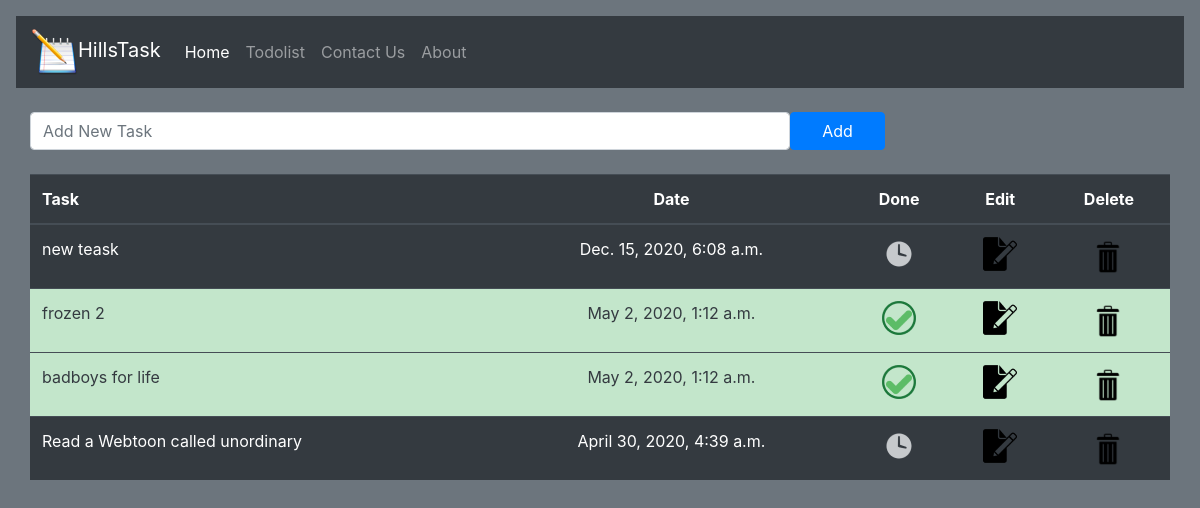
Screenshot of /todolist with the database file from the repository.
### todolist/models.py (models this page shows, shortened)
class TaskList(models.Model):
    task = models.CharField(max_length=300)
    done = models.BooleanField(default=False)
    time = models.DateTimeField(auto_now=True)
    class Meta:
        ordering = ['-time']

### todolist/views.py (the view)
# urls.py: path('', homepage, name='home'),
def homepage(request):
    if request.method == 'POST':
        form = TaskForm(request.POST or None)
        if form.is_valid():
            form.save()
        messages.success(request, ('New Task Added!'))
        return redirect('home')
    else:
        task = TaskList.objects.all()
        paginator = Paginator(task, 5)
        page = request.GET.get('pg')
        task = paginator.get_page(page)
        context = {'form': task}
        return render(request, 'homepage.html', context)

### todolist/templates/homepage.html (shortened to what this page needs)
{% extends 'base.html' %}
{% load static %}
{% block content %}
<br />
<form method="POST" class="row">
    <input type="text" class="form-control col-lg-8" placeholder="Add New Task" name='task'>
    <button type="submit" class="btn btn-primary col-lg-1">Add</button>
</form>
<br />
<div class="row row-cols-12">
    <table class="table table-dark table-hover">
        <thead class="thead-dark">
            <tr>
            <th scope="col">Task</th>
            <th scope="col" class="text-center">Date</th>
            <th scope="col" class="text-center">Done</th>
            <th scope="col" class="text-center">Edit</th>
            <th scope="col" class="text-center">Delete</th>
            </tr>
        </thead>
        <tbody>
            {% if form %}
                {% for tasks in form %}
                    {% if tasks.done %}
                        <tr class="table-success">
                            <td class="text-dark">{{ tasks.task }}</td>
                            <td class="text-center text-dark">{{ tasks.time }}</td>
                            <td class="text-center text-dark"><a href="{% url 'task' tasks.id %}"><img src="{% static 'images/done.png' %}" alt="HillsTask"></a></td>
                            <td class="text-center text-dark"><a href="{% url 'edit' tasks.id %}"><img src="{% static 'images/e.png' %}" alt="HillsTask"></a></td>
                            <td class="text-center text-dark"><a href="{% url 'delete' tasks.id %}"><img src="{% static 'images/d.png' %}" alt="HillsTask"></a></td>
                        </tr>
                    {% else %}
                        <tr>
                            <td>{{ tasks.task }}</td>
                            <td class="text-center">{{ tasks.time }}</td>
                            <td class="text-center"><a href="{% url 'task' tasks.id %}"><img src="{% static 'images/p.png' %}" alt="HillsTask"></a></td>
                            <td class="text-center"><a href="{% url 'edit' tasks.id %}"><img src="{% static 'images/e.png' %}" alt="HillsTask"></a></td>
                            <td class="text-center"><a href="{% url 'delete' tasks.id %}"><img src="{% static 'images/d.png' %}" alt="HillsTask"></a></td>
                        </tr>
                    {% endif %}
                {% endfor %}
            {% endif %}
        </tbody>
    </table>
</div>
{% endblock content%}

### templates/base.html (shortened to what this page needs)
<!doctype html>
{% load static %}
<html lang="en">
  <head>
    <link rel="stylesheet" href="https://stackpath.bootstrapcdn.com/bootstrap/4.4.1/css/bootstrap.min.css">
  </head>
  <nav class="navbar navbar-expand-lg navbar-dark bg-dark">
  <a class="navbar-brand" href="{% url 'index' %}"><img src="{% static 'images/g.png' %}" alt="HillsTask">HillsTask</a>
  <div class="collapse navbar-collapse" id="navbarNav">
    <ul class="navbar-nav">
      <li class="nav-item active">
        <a class="nav-link" href="{% url 'index' %}">Home<span class="sr-only">(current)</span></a>
      </li>
      <li class="nav-item">
        <a class="nav-link" href="{% url 'home' %}">Todolist</a>
      </li>
      <li class="nav-item">
        <a class="nav-link" href="{% url 'contact' %}">Contact Us</a>
      </li>
      <li class="nav-item">
        <a class="nav-link" href="{% url 'about' %}">About</a>
      </li>
    </ul>
  </div>
</nav>
  <body class="p-3 mb-2 bg-secondary text-white">
    <div class='container'>
        {% block content %}
        {% endblock content%}
    </div>
  </body>
</html>

### rows the page displays
TaskList: task "new teask", time "Dec. 15, 2020, 6:08 a.m.", done False (drawn)
TaskList: task "frozen 2", time "May 2, 2020, 1:12 a.m.", done True (drawn)
TaskList: task "badboys for life", time "May 2, 2020, 1:12 a.m.", done True (drawn)
TaskList: task "Read a Webtoon called unordinary", time "April 30, 2020, 4:39 a.m.", done False (drawn)
